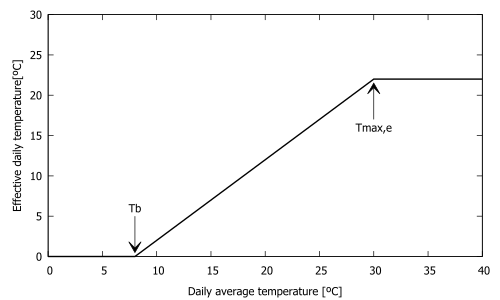

gnuplot code for this plot:
# GNUPlot command file for generating the response function for
# vernalization in the WOFOST system description
# Output is generated as a PNG file on figure7.png
# data points are read from figure7.csv
set xrange [0:40]
set yrange [0:30]

set parametric
set style arrow 1 head filled size screen 0.025,30,45 ls 8

set arrow 1 from 8,5 to 8,0.5 as 1
set arrow 2 from 30,17 to 30,21.5 as 1

#set terminal svg size 800,600 enhanced font 'Verdana,12'
set terminal pdf
set output 'figure_TEFFMX.pdf'
set xlabel 'Daily average temperature [ºC]'
set ylabel 'Effective daily temperature[ºC]'
set label 'Tmax,e' at 30,16 center
set label 'Tb' at 8,6 center
plot 'figure_TEFFMX.csv' using 1:2 with lines t'' lt -1 lw 2,



set output
#set term X11
     
